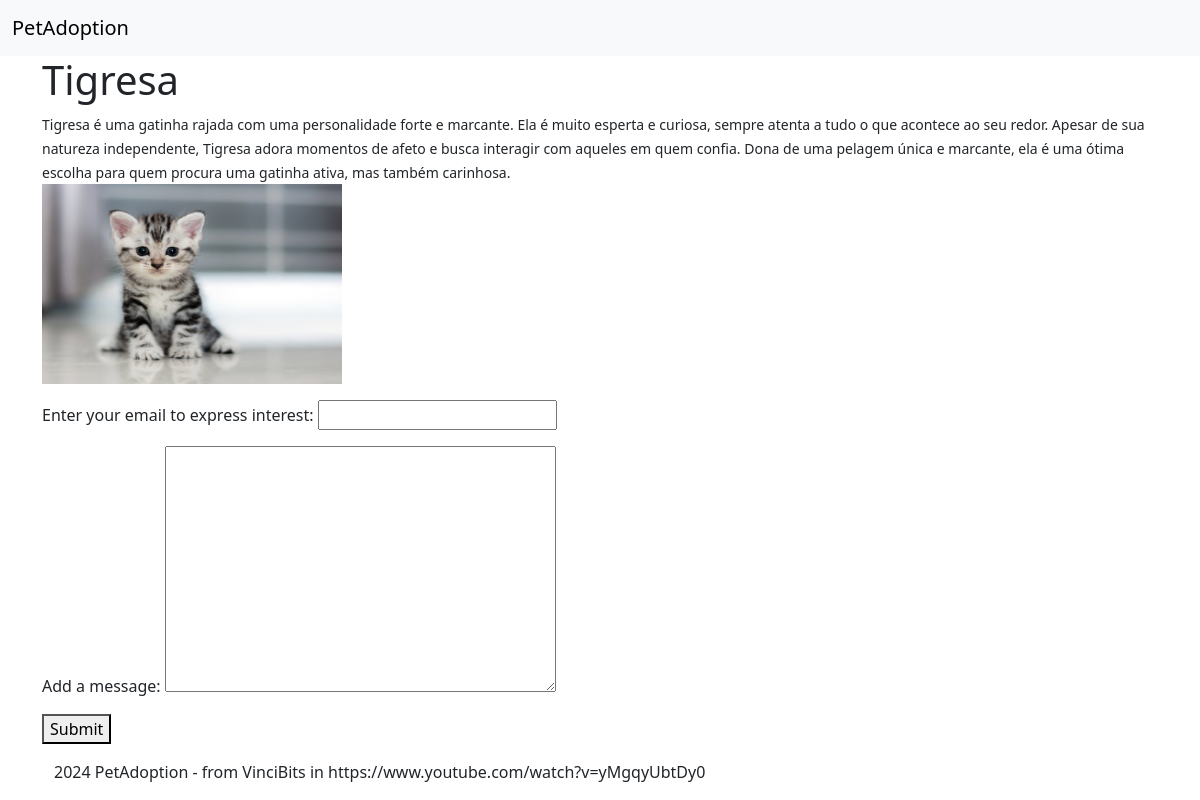
The app's page /pets/4/ with its own data.
### adoption/models.py (models this page shows, shortened)
class Pet(models.Model):
    name = models.CharField(max_length=100)
    description = models.TextField()
    photo = models.ImageField(upload_to='pets/', null=True, blank=True)

### adoption/views.py (the view)
# urls.py: path("pets/<int:pet_id>/", views.pet_details, name="pet_details")
def pet_details(request, pet_id):
    pet = Pet.objects.get(id=pet_id)
    if request.method == "POST":
        form = InterestForm(request.POST)
        if form.is_valid():
            Interest.objects.create(
                pet=pet,
                email=form.cleaned_data['email'],
                message=form.cleaned_data.get('message', '')
                )
            return redirect("adoption:pet_list")
    else:
        form = InterestForm()
    context = {"pet": pet, "form": form}
    return render(request, 'adoption/pet_details.html', context)

### adoption/forms.py
class InterestForm(forms.Form):
    email = forms.EmailField(label="Enter your email to express interest", required=True)
    message = forms.CharField(widget=forms.Textarea, required=False, label="Add a message")

### adoption/templates/adoption/pet_details.html (shortened to what this page needs)
{% extends "adoption/base.html" %}
{% load bootstrap5 %}
{% block content %}
    <h1>{{ pet.name }}</h1>
    <small>{{ pet.description }}</small>
    <div>
        <img src="{{ pet.photo.url }}" alt="Photo of {{ pet.name }}" width="300" height="200">
    </div>
    <form action="#" method="post" class="mt-3">
        {{ form.as_p }}
        <button> Submit </button>
    </form>
{% endblock content %}

### records on screen
Pet: name "Tigresa", description "Tigresa é uma gatinha rajada com uma personalidade forte e marcante. Ela é muito esperta e curiosa, sempre atenta a tudo o que acontece ao seu redor. Apesar de sua natureza independente, Tigresa adora momentos de afeto e busca interagir com aqueles em quem confia. Dona de uma pelagem única e marcante, ela é uma ótima escolha para quem procura uma gatinha ativa, mas também carinhosa.", photo (picture)
